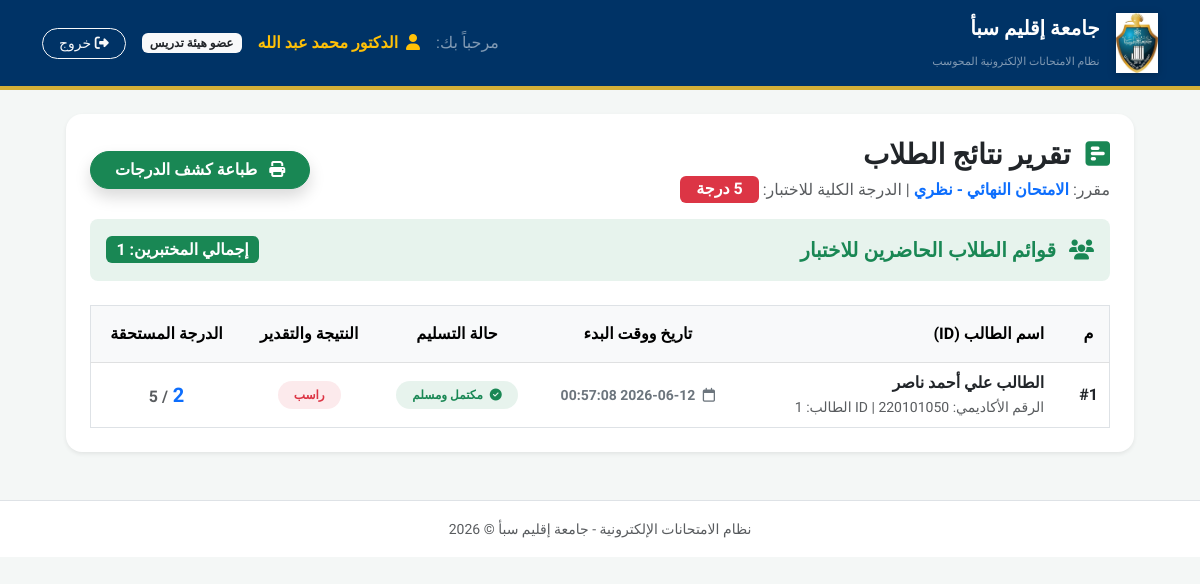
Screenshot of /electronic_exam_system/instructor/view_results.php?exam_id=1 (signed in) with the database file from the repository.
### tables this page shows
CREATE TABLE `exams` (
  `exam_id` int(11) NOT NULL,
  `course_id` int(11) NOT NULL,
  `title` varchar(200) NOT NULL,
  `exam_date` datetime NOT NULL,
  `duration` int(11) NOT NULL,
  `total_marks` int(11) DEFAULT 0,
  `exam_token` varchar(10) NOT NULL
);

CREATE TABLE `student_exams` (
  `student_exam_id` int(11) NOT NULL,
  `student_id` int(11) NOT NULL,
  `exam_id` int(11) NOT NULL,
  `start_time` datetime DEFAULT current_timestamp(),
  `end_time` datetime DEFAULT NULL,
  `ip_address` varchar(45) DEFAULT NULL,
  `status` enum('pending','active','completed','blocked') DEFAULT 'pending'
);

CREATE TABLE `users` (
  `user_id` int(11) NOT NULL,
  `full_name` varchar(100) NOT NULL,
  `university_id` varchar(50) NOT NULL,
  `email` varchar(100) DEFAULT NULL,
  `password` varchar(255) NOT NULL,
  `role` enum('admin','dean','head_of_dept','instructor','control','student') NOT NULL,
  `created_at` timestamp NOT NULL DEFAULT current_timestamp()
);

CREATE TABLE `results` (
  `result_id` int(11) NOT NULL,
  `student_exam_id` int(11) NOT NULL,
  `total_obtained_marks` int(11) NOT NULL,
  `grade` varchar(10) DEFAULT NULL,
  `published_date` datetime DEFAULT current_timestamp()
);

### electronic_exam_system/instructor/view_results.php (the view, shortened to what this page needs)
<?php
include_once __DIR__ . '/../includes/header.php';
$exam_id = isset($_GET['exam_id']) ? intval($_GET['exam_id']) : 0;
$exam_info = null;
$exam_info_sql = "
    SELECT e.*, c.course_name
    FROM exams e
    LEFT JOIN courses c ON e.course_id = c.course_id
    WHERE e.exam_id = ?
";
$stmt_exam = $conn->prepare($exam_info_sql);
if ($stmt_exam) {
    $stmt_exam->bind_param("i", $exam_id);
    $stmt_exam->execute();
    $exam_info_res = $stmt_exam->get_result();
    if ($exam_info_res && $exam_info_res->num_rows > 0) {
        $exam_info = $exam_info_res->fetch_assoc();
    }
}
$results_sql = "
    SELECT
        se.student_exam_id,
        se.student_id,
        se.start_time,
        se.status,
        u.full_name AS student_real_name,
        u.university_id AS student_code,
        r.total_obtained_marks,
        r.grade
    FROM student_exams se
    INNER JOIN students st ON se.student_id = st.student_id
    INNER JOIN users u ON st.user_id = u.user_id
    LEFT JOIN results r ON se.student_exam_id = r.student_exam_id
    WHERE se.exam_id = ?
    ORDER BY se.student_exam_id DESC
";
$stmt_results = $conn->prepare($results_sql);
$stmt_results->bind_param("i", $exam_id);
$stmt_results->execute();
$results_res = $stmt_results->get_result();
$total_exam_marks = isset($exam_info['total_marks']) ? intval($exam_info['total_marks']) : 0;
if ($total_exam_marks <= 0) {
    $total_marks_query = "SELECT SUM(marks) as real_total FROM questions WHERE exam_id = ?";
    $stmt_m = $conn->prepare($total_marks_query);
    if ($stmt_m) {
        $stmt_m->bind_param("i", $exam_id);
        $stmt_m->execute();
        $total_m_res = $stmt_m->get_result()->fetch_assoc();
        $total_exam_marks = isset($total_m_res['real_total']) ? intval($total_m_res['real_total']) : 5;
    } else {
        $total_exam_marks = 5;
    }
}
?>
<div class="container-fluid px-4 mt-4">
    <div class="card border-0 shadow-sm rounded-4 bg-white overflow-hidden mb-5">
        <div class="card-body p-4">
            <div class="d-flex justify-content-between align-items-center mb-3">
                <div>
                    <h3 class="fw-bold text-dark mb-1"><i class="fa-solid fa-square-poll-horizontal text-success me-2"></i> تقرير نتائج الطلاب</h3>
                    <p class="text-muted mb-0">
                        مقرر: <span class="text-primary fw-bold"><?php echo htmlspecialchars($exam_info['title'] ?? 'الامتحان الحالي'); ?></span>
                        | الدرجة الكلية للاختبار: <span class="badge bg-danger fs-6 px-3"><?php echo $total_exam_marks; ?> درجة</span>
                    </p>
                </div>
                <button onclick="window.print();" class="btn btn-success shadow rounded-pill px-4 fw-bold">
                    <i class="fa-solid fa-print me-2"></i> طباعة كشف الدرجات
                </button>
            </div>
            <div class="bg-success bg-opacity-10 text-success p-3 rounded-3 mb-4 d-flex align-items-center justify-content-between">
                <span class="fw-bold fs-5"><i class="fa-solid fa-users me-2"></i> قوائم الطلاب الحاضرين للاختبار</span>
                <span class="badge bg-success fs-6">إجمالي المختبرين: <?php echo $results_res ? $results_res->num_rows : 0; ?></span>
            </div>
            <div class="table-responsive">
                <table class="table table-hover align-middle mb-0 text-center border">
                    <thead class="table-light fw-bold">
                        <tr>
                            <th class="py-3">م</th>
                            <th class="py-3 text-start ps-4">اسم الطالب (ID)</th>
                            <th class="py-3">تاريخ ووقت البدء</th>
                            <th class="py-3">حالة التسليم</th>
                            <th class="py-3">النتيجة والتقدير</th>
                            <th class="py-3">الدرجة المستحقة</th>
                        </tr>
                    </thead>
                    <tbody>
                        <?php if ($results_res && $results_res->num_rows > 0): ?>
                            <?php
                            $m = 1;
                            while($row = $results_res->fetch_assoc()):
                                if ($row['total_obtained_marks'] !== null) {
                                    $score = intval($row['total_obtained_marks']);
                                    $display_score = $score;
                                    $display_grade = !empty($row['grade']) ? trim($row['grade']) : '---';
                                }
                                $badge_class = "bg-secondary text-white";
                                if($display_grade == "راسب" || $display_grade == "راسبه") { $badge_class = "bg-danger bg-opacity-10 text-danger"; }
                            ?>
                                <tr>
                                    <td class="fw-bold">#<?php echo $m++; ?></td>
                                    <td class="text-start ps-4">
                                        <span class="fw-bold text-dark d-block"><?php echo htmlspecialchars($row['student_real_name']); ?></span>
                                        <small class="text-muted">الرقم الأكاديمي: <?php echo htmlspecialchars($row['student_code']); ?> | ID الطالب: <?php echo $row['student_id']; ?></small>
                                    </td>
                                    <td>
                                        <span class="small text-secondary fw-semibold">
                                            <i class="fa-regular fa-calendar me-1"></i> <?php echo $row['start_time']; ?>
                                        </span>
                                    </td>
                                    <td>
                                        <?php if($row['status'] == 'completed'): ?>
                                            <span class="badge bg-success bg-opacity-10 text-success rounded-pill px-3 py-2">
                                                <i class="fa-solid fa-circle-check me-1"></i> مكتمل ومسلم
                                            </span>
                                        <?php else: ?>
                                            <span class="badge bg-warning bg-opacity-10 text-warning rounded-pill px-3 py-2 animate-pulse">
                                                <i class="fa-solid fa-spinner fa-spin me-1"></i> سحب تلقائي / قيد الحل
                                            </span>
                                        <?php endif; ?>
                                    </td>
                                    <td>
                                        <span class="badge px-3 py-2 rounded-pill <?php echo $badge_class; ?> fw-bold">
                                            <?php echo $display_grade; ?>
                                        </span>
                                    </td>
                                    <td class="fw-bold fs-5 text-primary">
                                        <?php echo $display_score; ?> <span class="text-muted small fs-6">/ <?php echo $total_exam_marks; ?></span>
                                    </td>
                                </tr>
                            <?php endwhile; ?>
                        <?php endif; ?>
                    </tbody>
                </table>
            </div>
        </div>
    </div>
</div>
<?php
include_once __DIR__ . '/../includes/footer.php';
?>

### electronic_exam_system/includes/header.php (style rules this page uses)
body { font-family: 'Tajawal', sans-serif; background-color: #f4f7f6; }

### rows the page displays
exams: title "الامتحان النهائي - نظري"
student_exams: users.full_name "الطالب علي أحمد ناصر", student "1", start_time "2026-06-12 00:57:08", status "completed" (drawn), results.grade "راسب", results.total_obtained_marks "2", total_exam_marks "5"

### other values shown
$_SESSION['full_name'] "الدكتور محمد عبد الله"
$total_exam_marks "5"
$results_res->num_rows "1"
